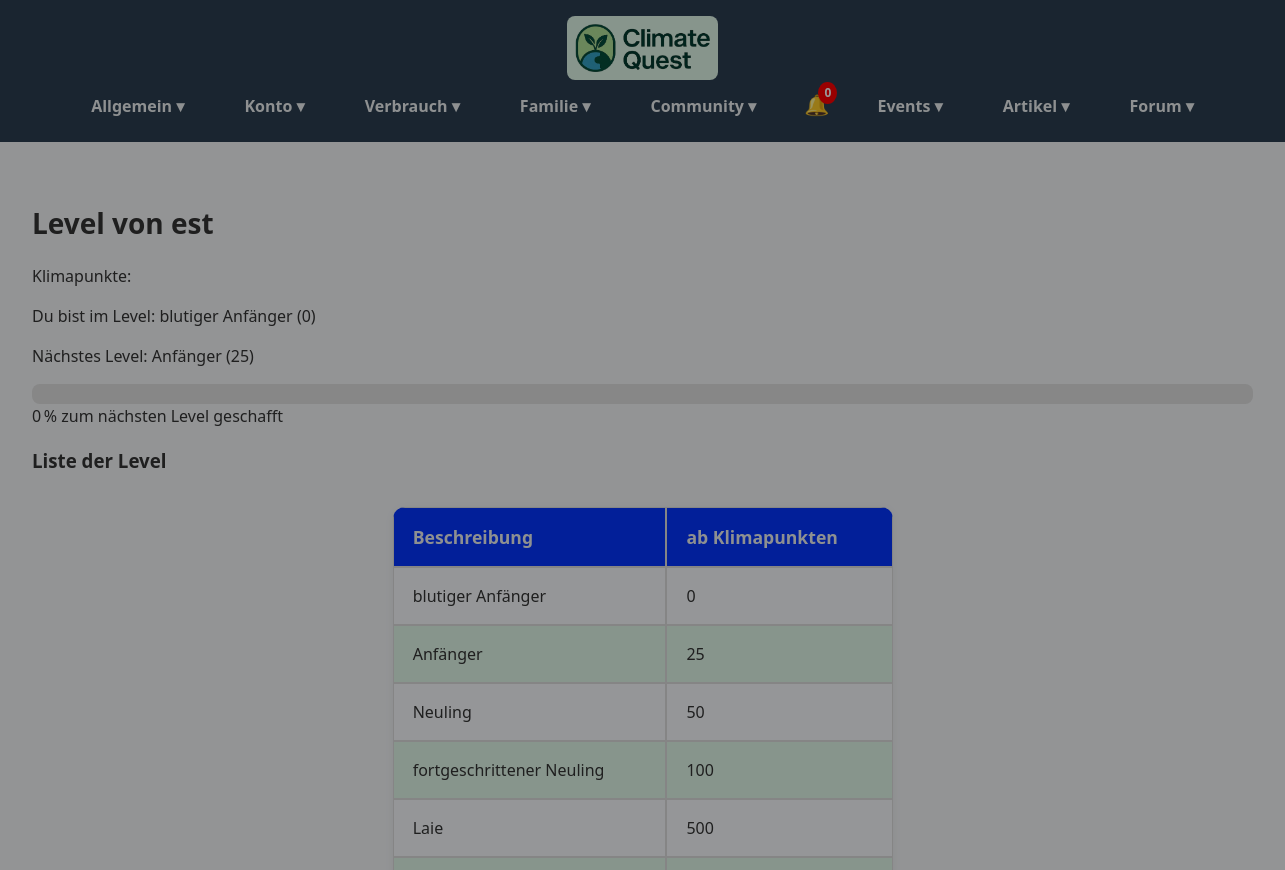
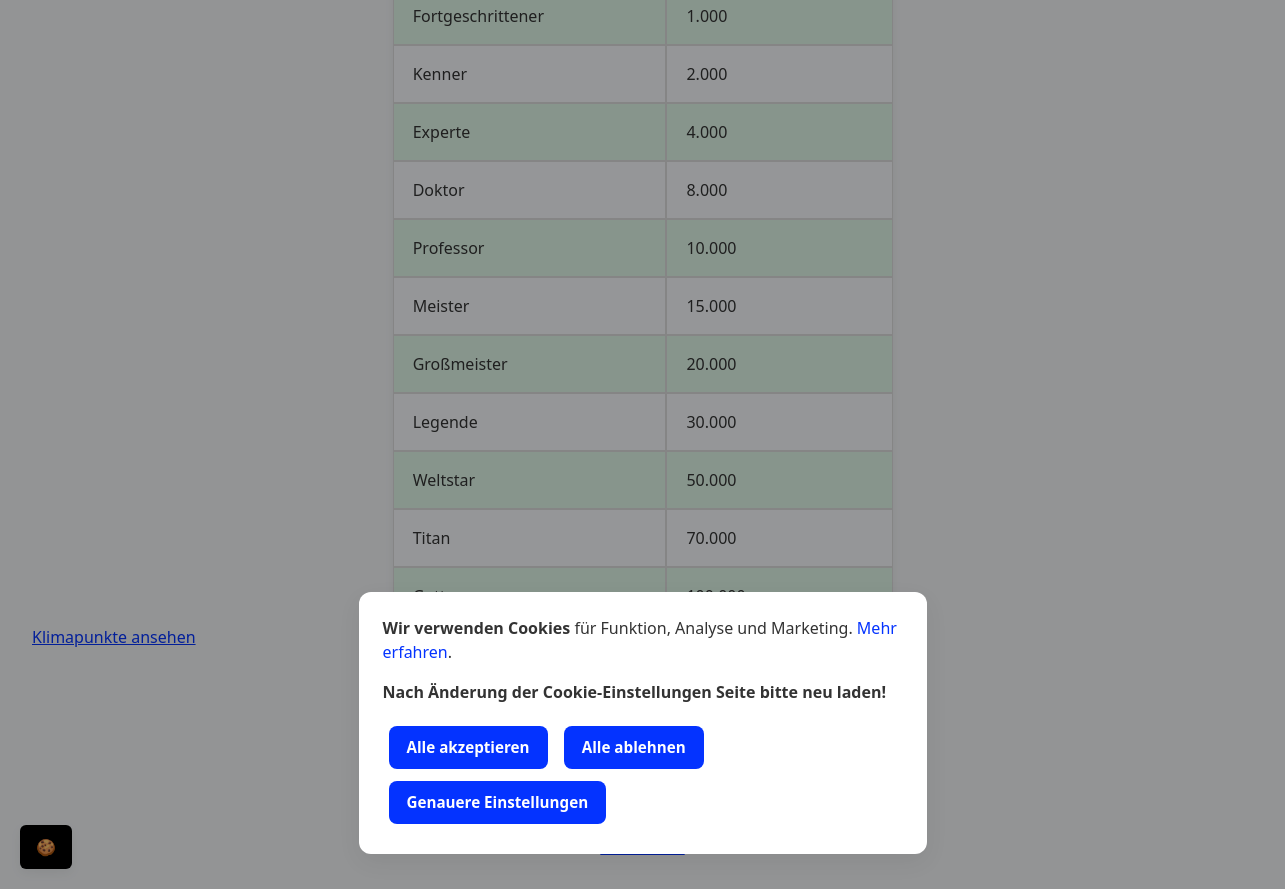
Screenshot of /users/level/7 with the database file from the repository (2 pictures, top to bottom).
### personals/models.py (models this page shows)
class Level(models.Model):
    klimapunkte = models.IntegerField()
    description = models.CharField(max_length=100)
    def __str__(self):
        return f'{self.description} ({self.klimapunkte})'

### users/views.py (the view)
# urls.py: path('level/<int:user_id>', level_view, name='level_view'),
def level_view(request, user_id):
    try:
        user = User.objects.get(id=user_id)
    except User.DoesNotExist:
        messages.error(request, all_messages["user_not_found"])
        return redirect('home')
    levelData = get_level(user)
    return render(request, './level.html', {'levelData': levelData, 'user': user})

### utils/functions.py (called while the page is built)
def get_klimapunkte(aktionen):
    klimapunkte = sum(aktion.impact for aktion in aktionen)
    return klimapunkte

### users/templates/level.html (shortened to what this page needs)
{% extends "base.html" %}
{% load static %}
{% load html_decode %}
{% block content %}
    <h1>{% if user == request.user %}Mein Level{% else %}Level von {{ user }}{% endif %}</h1>
    <p>Klimapunkte: {{ klimapunkte|floatformat:-4 }}</p>
    {% if levelData.info %}
        <p id="info">{{ levelData.info|html_decode }}</p>
    {% else %}
        <p>Du bist im Level: {{ levelData.current_level }}</p>
        <p>Nächstes Level: {{ levelData.next_level }}</p>
        <div class="progress-container">
        </div>
        <p>{{ levelData.progress_percent }} % zum nächsten Level geschafft</p>
    {% endif %}
    <h3>Liste der Level</h3>
    <table class="level-table">
        <thead>
        <tr>
            <th>Beschreibung</th>
            <th>ab Klimapunkten</th>
        </tr>
        </thead>
        <tbody>
        {% for level in levelData.levels %}
            <tr>
                <td>{{ level.description }}</td>
                <td>{{ level.klimapunkte }}</td>
            </tr>
        {% endfor %}
        </tbody>
    </table>
    <a href="{% url 'klimapunkte_view' user.id %}">Klimapunkte ansehen</a>
{% endblock %}

### static/css/style.css (style rules this page uses)
:root { --color-bg: #f4f6f8; --color-bg-light: #f7fafd; --color-bg-dark: #e0f7e9; --color-text: #333; --color-text-light: #ecf0f1; --color-primary: #0433ff; --color-primary-hover: #0099ff; --color-primary-light: #e3f0fa; --color-accent: #000000; --color-white: #ffffff; --color-header-bg: #2c3e50; --color-header-text: #ecf0f1; --color-muted: #888; --color-error: #e74c3c; --color-success: #2ecc71; --color-shadow-light: rgba(0, 0, 0, 0.06); --shadow-md: 0 2px 10px var(--color-shadow-light); --color-green-dark: #176d3b; --color-blue-dark: #34495e; --color-border: #ccc; --color-border-green: #b2dfdb; --color-notification: red; --color-counters: #3a6b4f; --color-counters-bg: #f5f9f6; --color-own-cards: #176d3b; --color-description: #acacac43; --color-event-card-border-left-participant: #00ff88; --color-event-card-border-left-creator: #ff00ff; }
html { scroll-behavior: smooth; color: var(--color-text); }
body { font-family: 'Segoe UI', sans-serif; background-color: var(--color-bg); margin: 0; padding: 0; color: var(--color-text); transition: all 0.3s ease; }
a { transition: all 0.3s ease; }
h1 { font-size: 28px; margin-bottom: 20px; }
a { color: var(--color-primary); cursor: pointer; }
.level-table { width: 100%; max-width: 500px; margin: 2rem auto 0 auto; border-collapse: separate; border-spacing: 0; background: var(--color-bg-light); border-radius: var(--radius-lg); box-shadow: var(--shadow-md); overflow: hidden; }

### users/templates/level.html (style rules this page uses)
.progress-container { width: 100%; background-color: #e0e0e0; border-radius: 8px; }
.level-table { width: 100%; max-width: 500px; margin: 2rem auto 0 auto; border-collapse: separate; border-spacing: 0; background: var(--color-bg-light); border-radius: 12px; box-shadow: var(--shadow-md); overflow: hidden; }
.level-table th, .level-table td { padding: 1rem 1.2rem; text-align: left; }
.level-table th { background: var(--color-primary); color: var(--color-text-light); font-weight: 600; font-size: 1.1rem; }
.level-table tr:nth-child(even) td { background: var(--color-bg-dark); }
.level-table tr:nth-child(odd) td { background: var(--color-bg-light); }

### rows the page displays
Level: current_level "blutiger Anfänger (0)", description "blutiger Anfänger", klimapunkte "0"
Level: next_level "Anfänger (25)", description "Anfänger", klimapunkte "25"
Level: description "Neuling", klimapunkte "50"
Level: description "fortgeschrittener Neuling", klimapunkte "100"
Level: description "Laie", klimapunkte "500"
Level: description "Fortgeschrittener", klimapunkte "1.000"
Level: description "Kenner", klimapunkte "2.000"
Level: description "Experte", klimapunkte "4.000"
Level: description "Doktor", klimapunkte "8.000"
Level: description "Professor", klimapunkte "10.000"
Level: description "Meister", klimapunkte "15.000"
Level: description "Großmeister", klimapunkte "20.000"
Level: description "Legende", klimapunkte "30.000"
Level: description "Weltstar", klimapunkte "50.000"
Level: description "Titan", klimapunkte "70.000"

### other values shown
{{ user }} "est"
{{ levelData.progress_percent }} "0"
